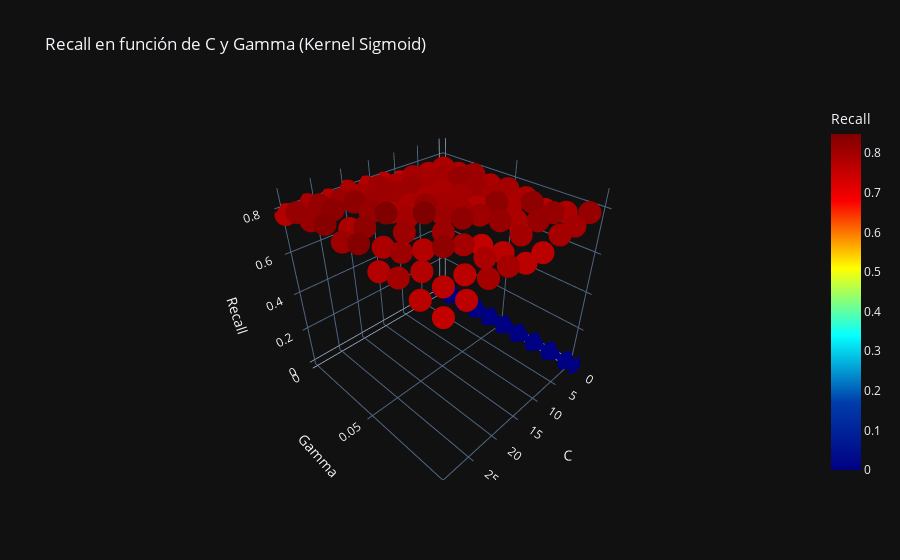

Notebook source saved alongside this figure:
### Code cell
# Extraer resultados del GridSearchCV
kernel_sigmoid_results = resultados['sigmoid']  # Asegúrate de que es el kernel correcto

# Extraer los valores de C, gamma y el score
C_values = kernel_sigmoid_results['param_C'].data
gamma_values = kernel_sigmoid_results['param_gamma'].data
recall_scores = kernel_sigmoid_results['mean_test_score']

# Crear un DataFrame para facilitar el manejo de datos
df = pd.DataFrame({
    'C': C_values,
    'Gamma': gamma_values,
    'Recall': recall_scores
})
    
# Crear un gráfico Scatter 3D interactivo con Plotly
import plotly.express as px
fig = px.scatter_3d(df, x='C', y='Gamma', z='Recall', color='Recall', 
                    title='Recall en función de C y Gamma (Kernel Sigmoid)', 
                    color_continuous_scale='Jet')
fig.show()
